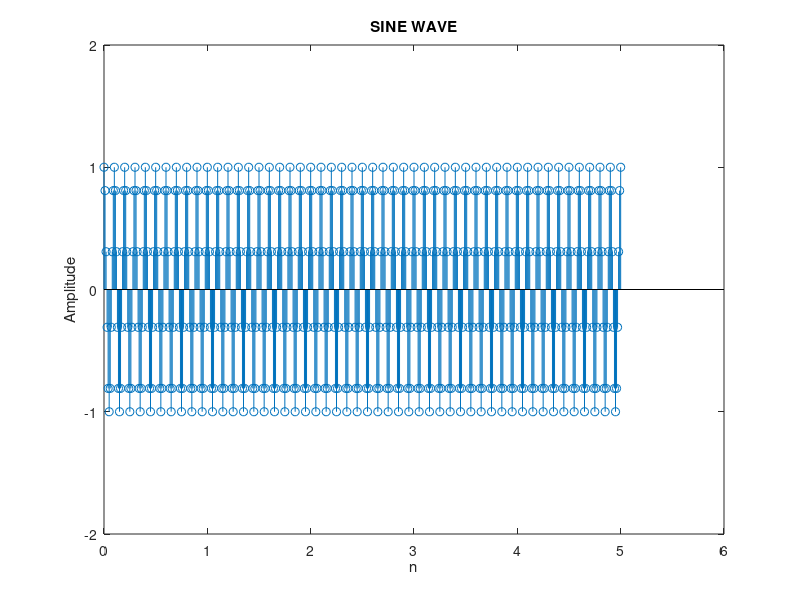

The MATLAB source for this figure:
clc;
clear all;
n=input('Enter the value of n');
t=0:0.01:n;
y=cos(2*pi*10*t);
stem(t,y);
axis([0 n+1 -2 2]);
title('SINE WAVE');
xlabel('n');
ylabel('Amplitude');